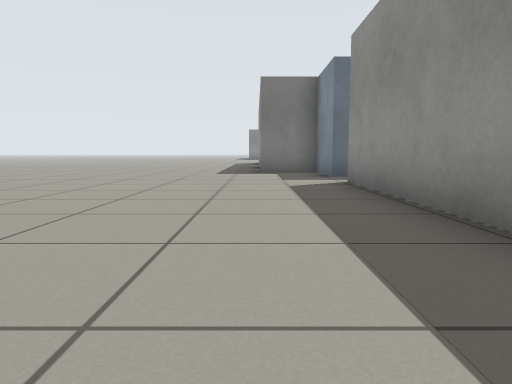
View 1 (above)

24 first-person views from a walk through a Gazebo world. The camera is 0.5 m above the floor, tilts 6° down and sees 70° across. The lines on the ground mark 1 m squares. The floor is counted in squares, 1 m on a side. Each view is taken from the middle of a square. On the plan, view 1 faces up. The plan holds only what a view shows up to about 9 squares ahead; the rest is blank. The place goes on beyond the plan.

View 2
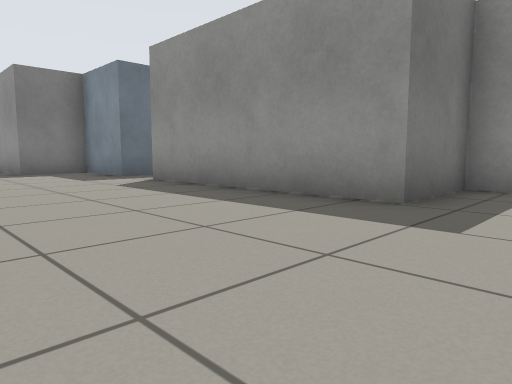

View 3
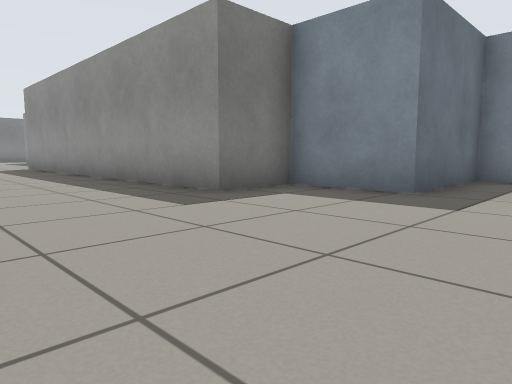

View 4
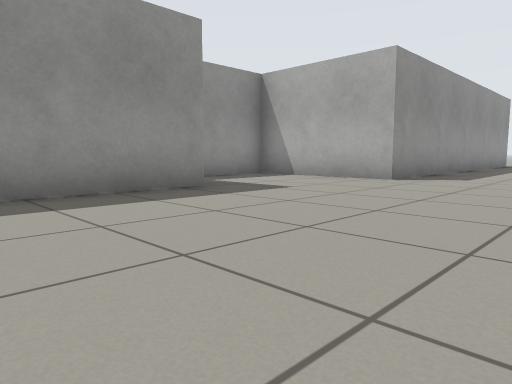

View 5
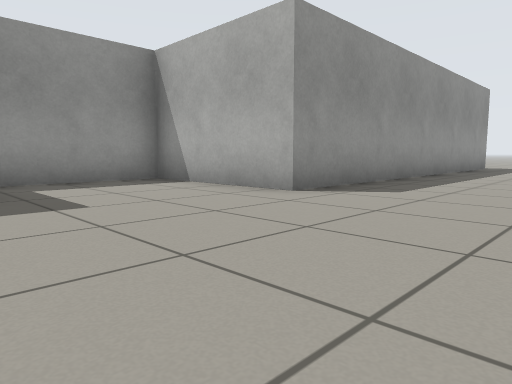

View 6
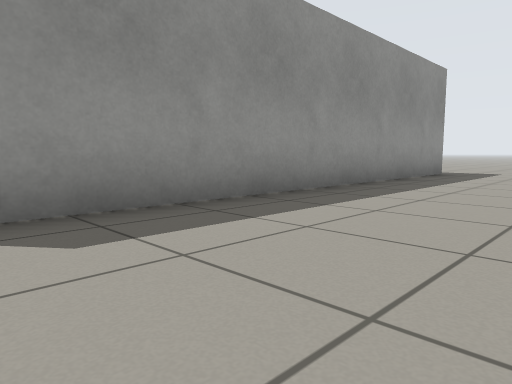

View 7
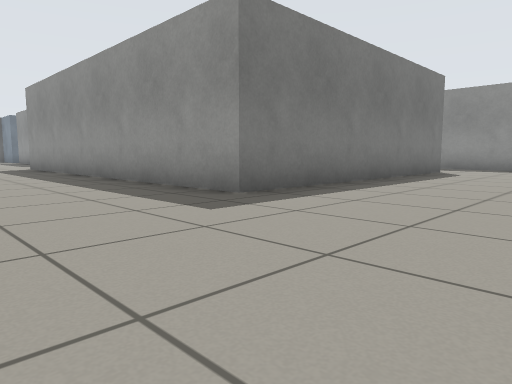

View 8
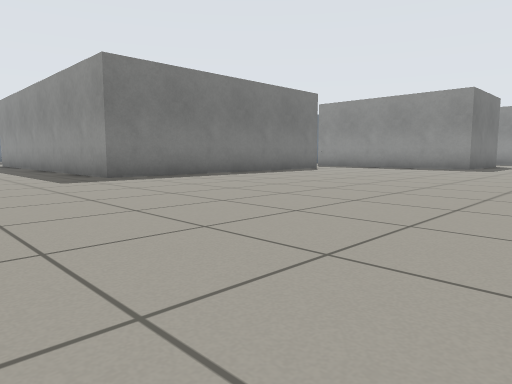

View 9
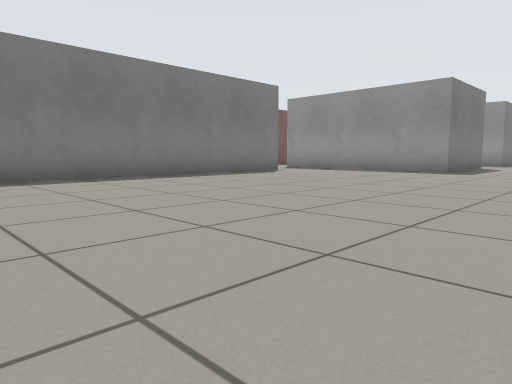

View 10
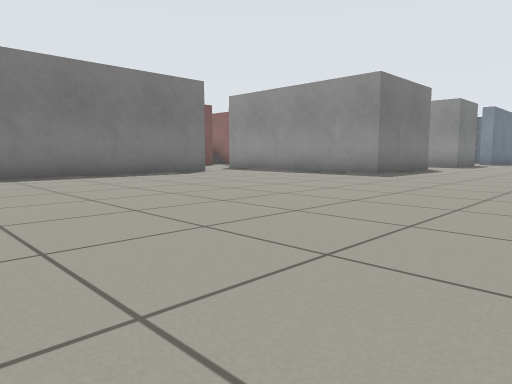

View 11
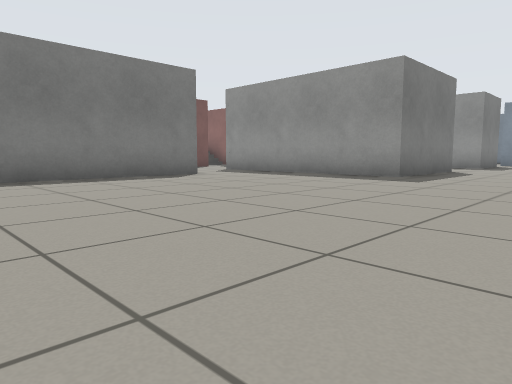

View 12
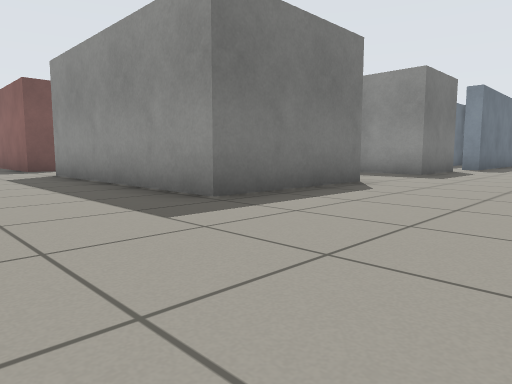

View 13
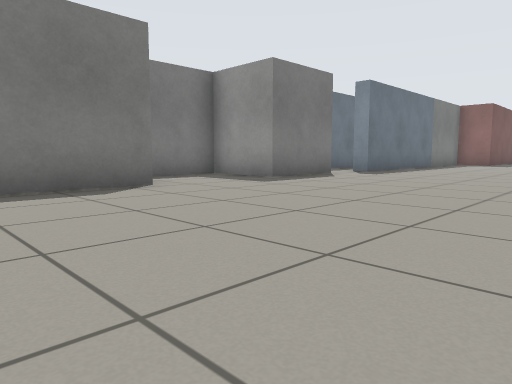

View 14
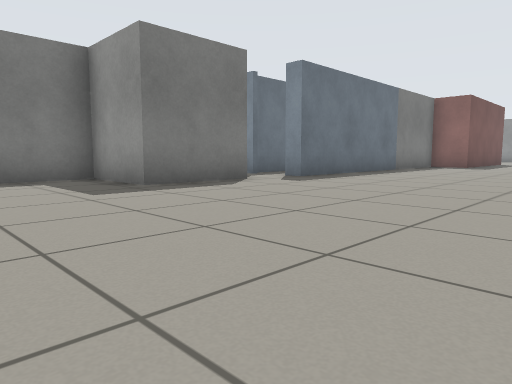

View 15
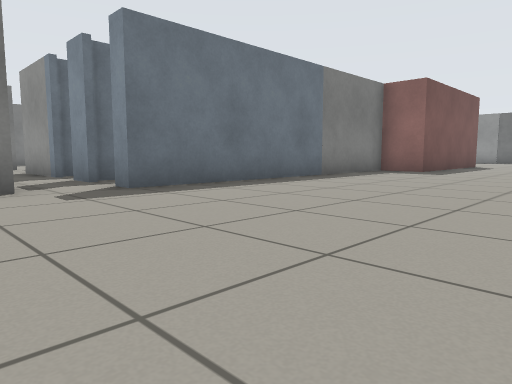

View 16
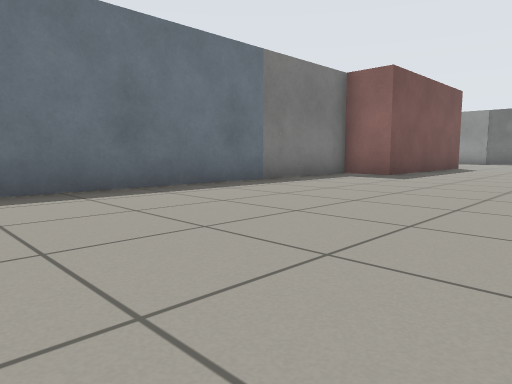

View 17
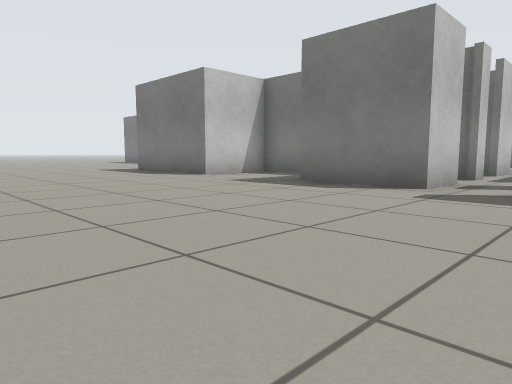

View 18
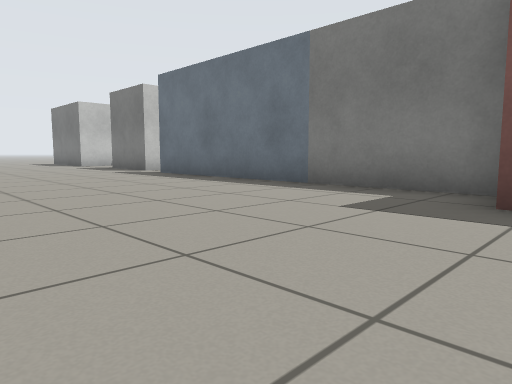

View 19
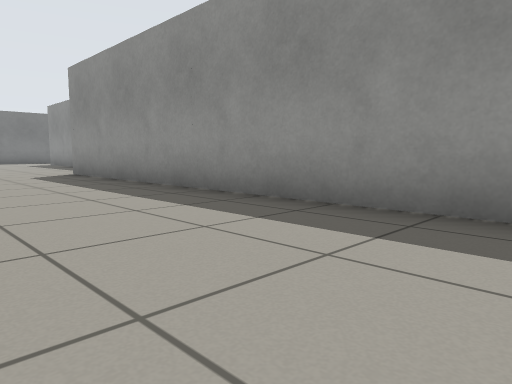

View 20
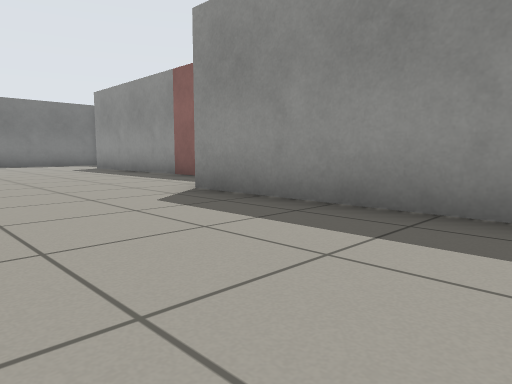

View 21
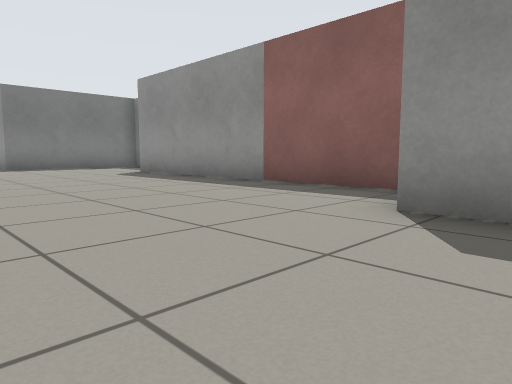

View 22
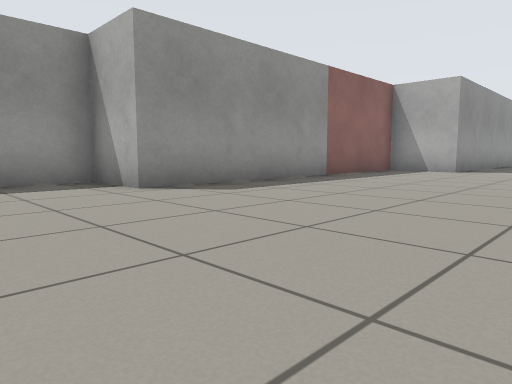

View 23
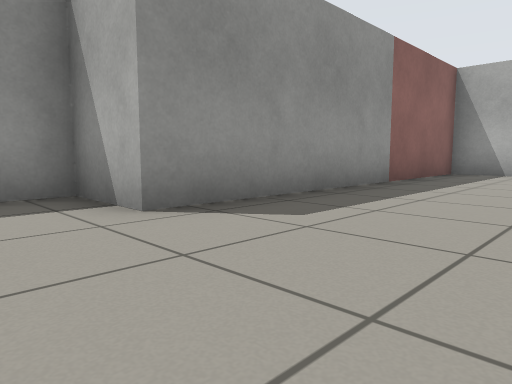

View 24
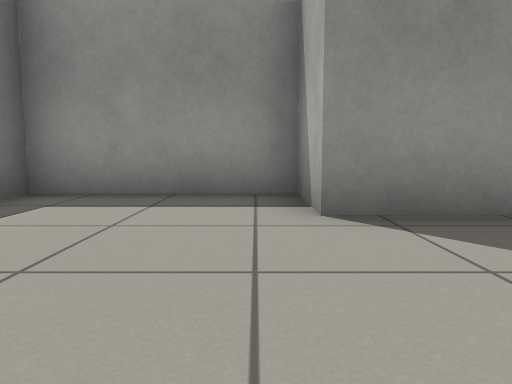

### Floor plan
Points are (right, up) in squares from view 1. A wall is a line through its corners. A room is listed if a view was taken in it or the views show most of it. See-through windows are left out.
Room 1 (views 1, 2, 3, 4, 5, 6, 7, 8, 9, 10, 11, 12, 13, 14, 15, 16, 17, 18, 19, 20, 21, 22, 23, 24)
walls: (6.5, -11.6) (0.1, -11.6) (0.1, -1.8) (3.5, -1.8) (3.5, 1.5) (1.6, 1.5) (1.6, 6.5); (13, -15) (13, -15.7) (9.6, -15.7) (9.6, -10.5); (15.8, -15.6) (15.8, -13.7) (14, -13.7); (4.5, 7.8) (1.6, 7.8); (1.8, 9.8) (0.1, 9.8) (0.1, 19.4); (27, -16) (20.4, -16); (28.3, -17.2) (27.2, -17.2) (27.2, -16.3); (0.6, 19.4) (1.9, 19.4) (1.9, 27.5) (3.5, 27.5) (3.5, 30.5)
objects: white box (2, 9); white box (4, 7); white box (10, -10) to (11, -10); white box (16, -16) to (18, -16); white box (17, -13); white box (17, -10) to (18, -10); white box (18, -15); white box (18, -13); white box (18, -12) to (18, -11); white box (19, -12) to (19, -11); white box (20, -16); white box (20, -14); white box (20, -12)

Where each view was taken, in squares from view 1:
view 1: 0 up, 0 right, facing up
view 2: 0 up, 2 left, facing up-right
view 3: 6 up, 3 left, facing up-right
view 4: 5 up, 3 left, facing down-right
view 5: 2 up, 3 left, facing down-right
view 6: 2 down, 3 left, facing down-right
view 7: 15 down, 3 left, facing up-right
view 8: 19 down, 3 left, facing up-right
view 9: 19 down, 1 left, facing up-right
view 10: 20 down, 1 right, facing up-right
view 11: 19 down, 2 right, facing up-right
view 12: 19 down, 7 right, facing up-right
view 13: 21 down, 10 right, facing up-right
view 14: 21 down, 13 right, facing up-right
view 15: 21 down, 17 right, facing up-right
view 16: 21 down, 19 right, facing up-right
view 17: 21 down, 20 right, facing up-left
view 18: 21 down, 28 right, facing up-left
view 19: 10 up, 3 left, facing up-right
view 20: 15 up, 3 left, facing up-right
view 21: 18 up, 3 left, facing up-right
view 22: 30 up, 3 left, facing down-right
view 23: 29 up, 1 left, facing down-right
view 24: 28 up, 1 left, facing right
